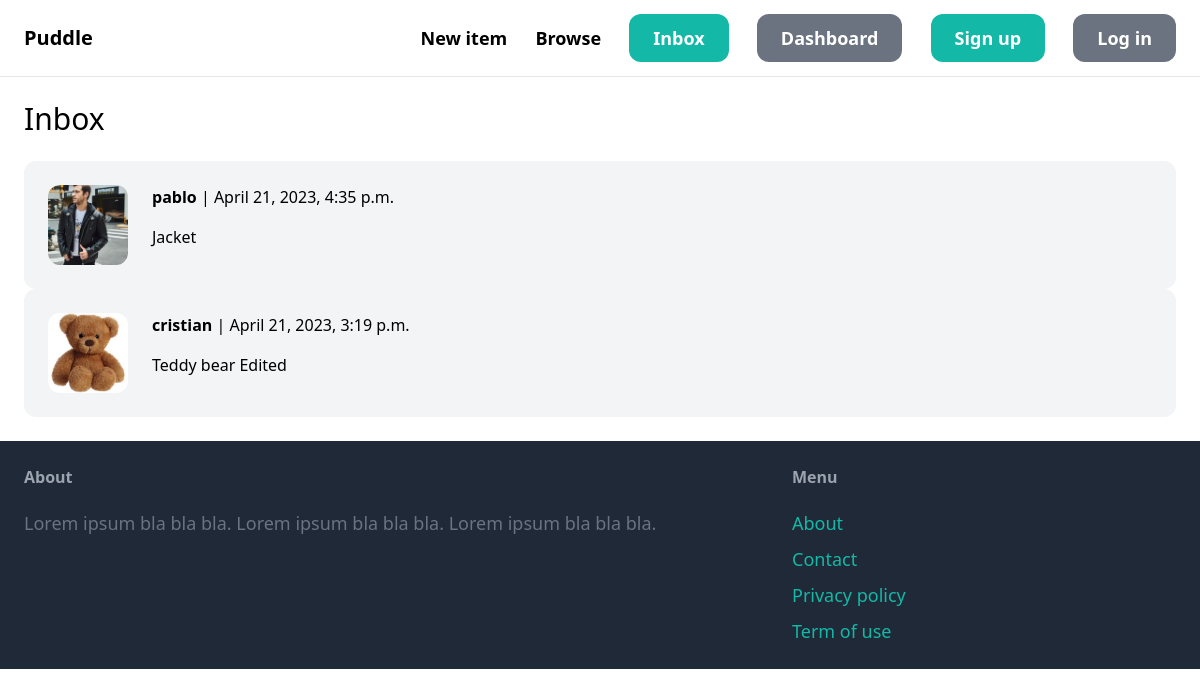
The page /inbox/ (signed in) on the database its author committed.
### conversation/models.py (models this page shows, shortened)
class Conversation(models.Model):
    item = models.ForeignKey(Item, related_name='conversations', on_delete=models.CASCADE)
    members = models.ManyToManyField(User, related_name='conversations')
    created_at = models.DateTimeField(auto_now_add=True)
    modified_at = models.DateTimeField(auto_now=True)
    class Meta:
        ordering = ('-modified_at',)

### item/models.py (models this page shows, shortened)
class Item(models.Model):
    category = models.ForeignKey(Category, related_name='items', on_delete=models.CASCADE)
    name = models.CharField(max_length=255)
    description = models.TextField(blank=True, null=True)
    price = models.FloatField()
    image = models.ImageField(upload_to='item_images', blank=True, null=True)
    is_sold = models.BooleanField(default=False)
    created_by = models.ForeignKey(User, related_name='items', on_delete=models.CASCADE)
    created_at = models.DateTimeField(auto_now_add=True)

### conversation/views.py (the view)
# urls.py: path('', views.inbox, name='inbox'),
@login_required
def inbox(request):
    conversations = Conversation.objects.filter(members__in=[request.user.id])
    return render(request, 'conversation/inbox.html', {
        'conversations': conversations
    })

### conversation/templates/conversation/inbox.html (shortened to what this page needs)
{% extends 'core/base.html' %}
{% block content %}
<h1 class="mb-6 text-3xl">Inbox</h1>
<div class="space-y-6">
    {% for conversation in conversations %}
        <a href="{% url 'conversation:detail' conversation.id %}">
            <div class="p-6 flex bg-gray-100 rounded-xl">
                <div class="pr-6">
                    <img src="{{ conversation.item.image.url }}" class="w-20 rounded-xl">
                </div>
                <div>
                    {% for member in conversation.members.all %}
                        {% if member != request.user %}
                            <p class="mb-4"><strong>{{ member.username }}</strong> | {{ conversation.modified_at }}</p>
                            <p>{{ conversation.item.name }}</p>
                        {% endif %}
                    {% endfor %}
                </div>
            </div>
        </a>
    {% endfor %}
</div>
{% endblock %}

### rows shown on the page
Conversation: item.image (picture), modified_at "April 21, 2023, 4:35 p.m.", item.name "Jacket"
Conversation: item.image (picture), modified_at "April 21, 2023, 3:19 p.m.", item.name "Teddy bear Edited"

### other values the page prints
{{ member.username }} "pablo"
{{ member.username }} "cristian"
